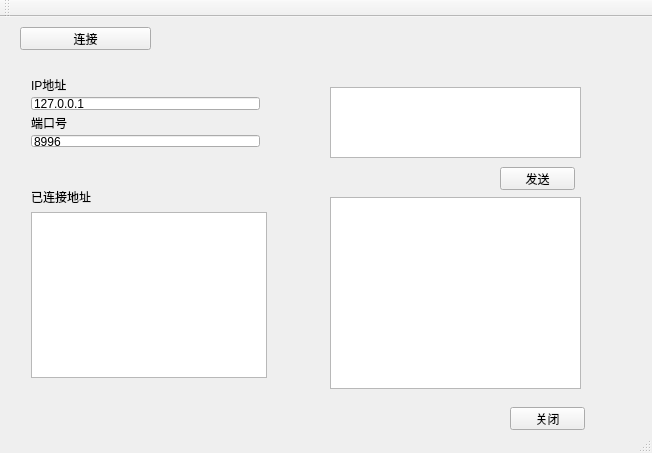
<?xml version="1.0" encoding="UTF-8"?>
<ui version="4.0">
 <class>MainWindow</class>
 <widget class="QMainWindow" name="MainWindow">
  <property name="geometry">
   <rect>
    <x>0</x>
    <y>0</y>
    <width>652</width>
    <height>453</height>
   </rect>
  </property>
  <property name="windowTitle">
   <string>MainWindow</string>
  </property>
  <widget class="QWidget" name="centralWidget">
   <widget class="QPushButton" name="pushButton_listen">
    <property name="geometry">
     <rect>
      <x>20</x>
      <y>10</y>
      <width>131</width>
      <height>23</height>
     </rect>
    </property>
    <property name="text">
     <string>连接</string>
    </property>
   </widget>
   <widget class="QWidget" name="layoutWidget">
    <property name="geometry">
     <rect>
      <x>20</x>
      <y>160</y>
      <width>258</width>
      <height>212</height>
     </rect>
    </property>
    <layout class="QVBoxLayout" name="verticalLayout_3">
     <item>
      <widget class="QLabel" name="label_4">
       <property name="text">
        <string>已连接地址</string>
       </property>
      </widget>
     </item>
     <item>
      <widget class="QListWidget" name="listWidget_2"/>
     </item>
    </layout>
   </widget>
   <widget class="QPushButton" name="pushButton">
    <property name="geometry">
     <rect>
      <x>510</x>
      <y>390</y>
      <width>75</width>
      <height>23</height>
     </rect>
    </property>
    <property name="text">
     <string>关闭</string>
    </property>
   </widget>
   <widget class="QWidget" name="layoutWidget_2">
    <property name="geometry">
     <rect>
      <x>20</x>
      <y>50</y>
      <width>251</width>
      <height>91</height>
     </rect>
    </property>
    <layout class="QVBoxLayout" name="verticalLayout_4">
     <item>
      <widget class="QLabel" name="label_5">
       <property name="text">
        <string>IP地址</string>
       </property>
      </widget>
     </item>
     <item>
      <widget class="QLineEdit" name="lineEdit_ip_2">
       <property name="text">
        <string>127.0.0.1</string>
       </property>
      </widget>
     </item>
     <item>
      <widget class="QLabel" name="label_6">
       <property name="text">
        <string>端口号</string>
       </property>
      </widget>
     </item>
     <item>
      <widget class="QLineEdit" name="lineEdit_port_2">
       <property name="text">
        <string>8996</string>
       </property>
      </widget>
     </item>
    </layout>
   </widget>
   <widget class="QTextBrowser" name="textBrowser">
    <property name="geometry">
     <rect>
      <x>330</x>
      <y>180</y>
      <width>251</width>
      <height>192</height>
     </rect>
    </property>
   </widget>
   <widget class="QPushButton" name="pushButton_send">
    <property name="geometry">
     <rect>
      <x>500</x>
      <y>150</y>
      <width>75</width>
      <height>23</height>
     </rect>
    </property>
    <property name="text">
     <string>发送</string>
    </property>
   </widget>
   <widget class="QTextEdit" name="textEdit_send">
    <property name="geometry">
     <rect>
      <x>330</x>
      <y>70</y>
      <width>251</width>
      <height>71</height>
     </rect>
    </property>
   </widget>
  </widget>
  <widget class="QToolBar" name="mainToolBar">
   <attribute name="toolBarArea">
    <enum>TopToolBarArea</enum>
   </attribute>
   <attribute name="toolBarBreak">
    <bool>false</bool>
   </attribute>
  </widget>
  <widget class="QStatusBar" name="statusBar"/>
 </widget>
 <layoutdefault spacing="6" margin="11"/>
 <resources/>
 <connections/>
</ui>
